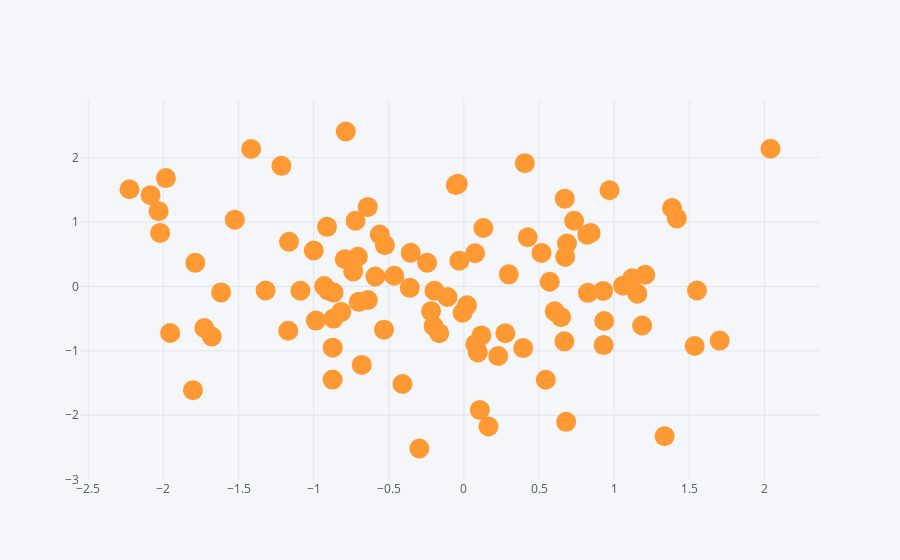

This figure's notebook cell:
### Code cell
# df.iplot(kind="scatter", x="a", y="b")
df.iplot(kind="scatter", x="a", y="b", mode="markers", size=20)
